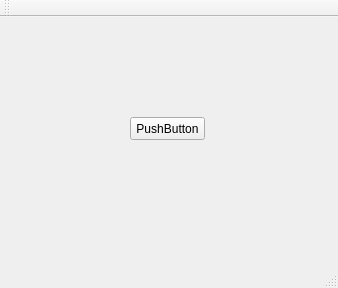
<?xml version="1.0" encoding="UTF-8"?>
<ui version="4.0">
 <class>MainWindow</class>
 <widget class="QMainWindow" name="MainWindow">
  <property name="geometry">
   <rect>
    <x>0</x>
    <y>0</y>
    <width>338</width>
    <height>288</height>
   </rect>
  </property>
  <property name="windowTitle">
   <string>MainWindow</string>
  </property>
  <widget class="QWidget" name="centralWidget">
   <widget class="QPushButton" name="pushButton">
    <property name="geometry">
     <rect>
      <x>130</x>
      <y>100</y>
      <width>75</width>
      <height>23</height>
     </rect>
    </property>
    <property name="text">
     <string>PushButton</string>
    </property>
   </widget>
  </widget>
  <widget class="QMenuBar" name="menuBar">
   <property name="geometry">
    <rect>
     <x>0</x>
     <y>0</y>
     <width>338</width>
     <height>21</height>
    </rect>
   </property>
  </widget>
  <widget class="QToolBar" name="mainToolBar">
   <attribute name="toolBarArea">
    <enum>TopToolBarArea</enum>
   </attribute>
   <attribute name="toolBarBreak">
    <bool>false</bool>
   </attribute>
  </widget>
  <widget class="QStatusBar" name="statusBar"/>
 </widget>
 <layoutdefault spacing="6" margin="11"/>
 <resources/>
 <connections/>
</ui>
